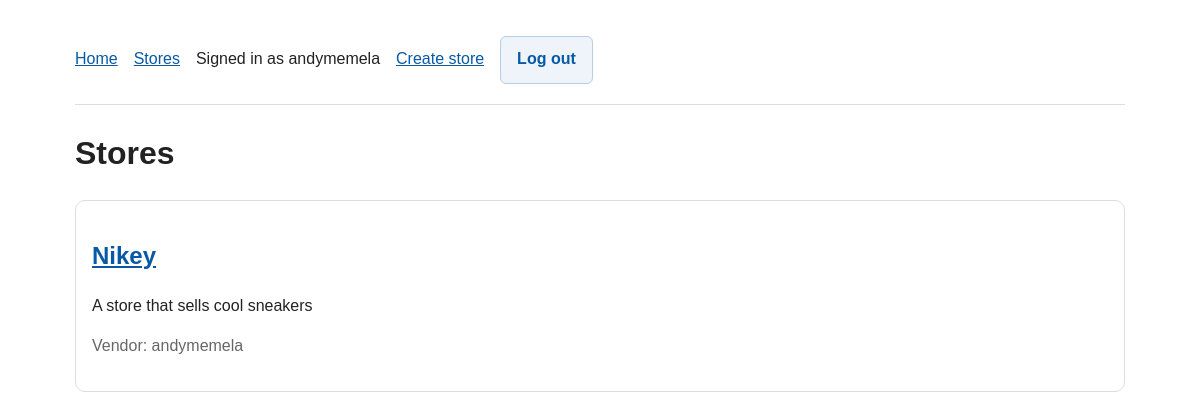
Screenshot of /stores/ (signed in) with the database file from the repository.
### shop/models.py (models this page shows, shortened)
class Store(models.Model):
    owner = models.ForeignKey(settings.AUTH_USER_MODEL, on_delete=models.CASCADE, related_name='stores')
    name = models.CharField(max_length=120)
    description = models.TextField(blank=True)
    created_at = models.DateTimeField(auto_now_add=True)
    class Meta:
        ordering = ['name']
        constraints = [models.UniqueConstraint(fields=['owner', 'name'], name='unique_store_name_per_owner')]

### shop/views.py (the view)
# urls.py: path('stores/', views.store_list, name='store_list'),
def store_list(request):
    return render(request, 'shop/store_list.html', {'stores': Store.objects.select_related('owner').all()})

### shop/templates/shop/store_list.html
{% extends 'shop/base.html' %}{% block content %}<h1>Stores</h1>{% for store in stores %}<div class="card"><h2><a href="{% url 'store_detail' store.id %}">{{ store.name }}</a></h2><p>{{ store.description }}</p><p class="muted">Vendor: {{ store.owner.username }}</p></div>{% empty %}<p>No stores have been created yet.</p>{% endfor %}{% endblock %}

### shop/templates/shop/base.html (shortened to what this page needs)
<!doctype html>
<html lang="en">
<head>
</head>
<body>
<nav>
  <a href="{% url 'home' %}">Home</a>
  <a href="{% url 'store_list' %}">Stores</a>
  {% if user.is_authenticated %}
    <span>Signed in as {{ user.username }}</span>
    {% if user.profile.role == 'vendor' %}<a href="{% url 'store_create' %}">Create store</a>{% endif %}
    <form method="post" action="{% url 'logout' %}">{% csrf_token %}<button type="submit" class="secondary">Log out</button></form>
  {% else %}
    <a href="{% url 'login' %}">Log in</a><a href="{% url 'register' %}">Register</a>
  {% endif %}
</nav>
{% block content %}{% endblock %}
</body>
</html>

### shop/templates/shop/base.html (style rules this page uses)
:root { font-family:Arial,sans-serif;color:#222;background:#fff }
body { max-width:1050px;margin:0 auto;padding:1rem;line-height:1.55 }
nav { display:flex;align-items:center;gap:1rem;flex-wrap:wrap;border-bottom:1px solid #ddd;padding:1rem 0;margin-bottom:1.5rem }
a { color:#0759a5 }
nav form { margin:0 }
input,textarea,select,button { padding:.6rem;margin:.25rem 0;max-width:100%;font:inherit }
button,.button-link { display:inline-block;border:0;border-radius:6px;padding:.65rem 1rem;background:#0759a5;color:#fff;text-decoration:none;cursor:pointer;font-weight:600 }
.card { border:1px solid #ddd;border-radius:10px;padding:1rem;margin:.75rem 0 }
.muted { color:#666 }
.secondary,.secondary-link { background:#eef4fa;color:#0759a5;border:1px solid #b8cee3 }

### rows the page displays
Store: name "Nikey", description "A store that sells cool sneakers", owner.username "andymemela"

### other values shown
{{ user.username }} "andymemela"
